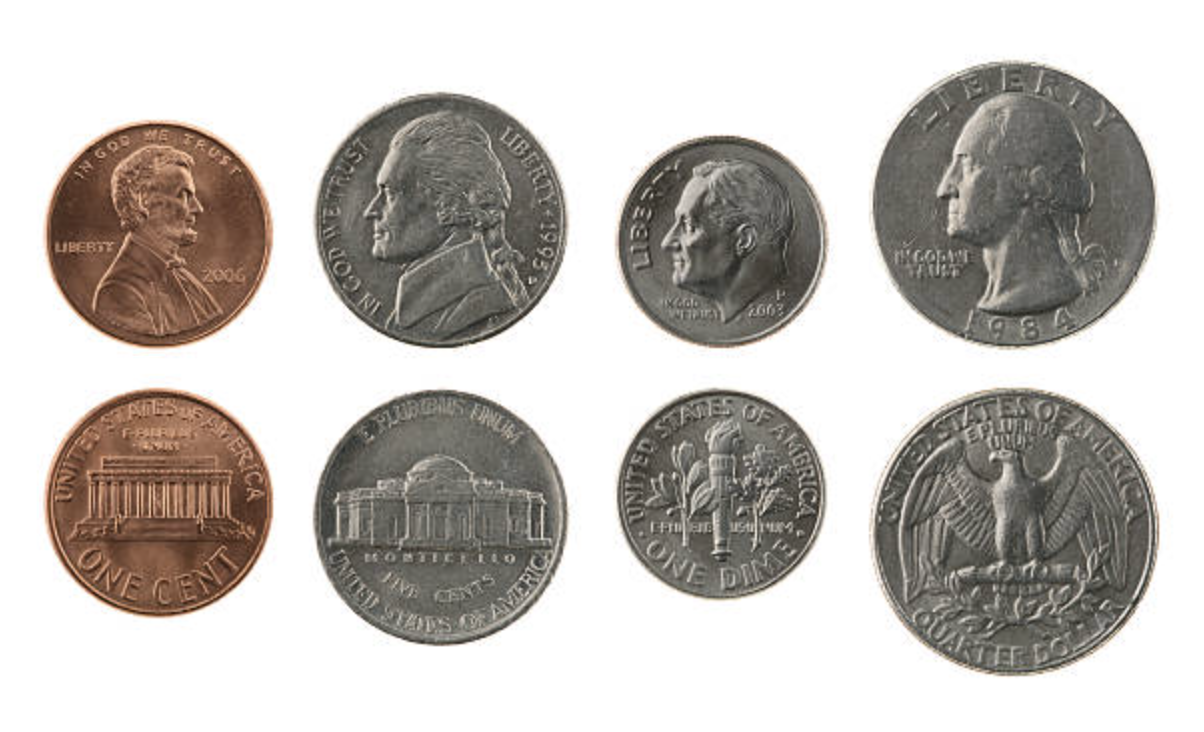
#> input picture Data/Coins2.png, 1204 x 732 px
$ jupyter execute --allow-errors 21_MST_example.ipynb
#> lines starting #> are read from the running program, lines starting #| are printed output that depends on the picture
[cell 1]
import cv2
import numpy as np
from scipy.sparse import csr_matrix
from scipy.sparse.csgraph import minimum_spanning_tree
import os
import matplotlib.pyplot as plt

[cell 2]
# Example usage
im = cv2.imread(os.path.relpath('../../Data/Coins2.png'), cv2.IMREAD_COLOR)
#> im is the input picture: shape (732, 1204, 3); mean B, G, R 185.1, 189.5, 193.9
im = cv2.cvtColor(im,cv2.COLOR_BGR2RGB)

[cell 3]
def MST(im,threshold):

#> called with threshold = 2
    if(len(im.shape)==2):
        im=np.expand_dims(im,2)

    # Create graph
    rows = im.shape[0]
#> rows = 732
    cols = im.shape[1]
#> cols = 1204
    num_pixels = rows * cols
#> num_pixels = 881328

    horzedges=np.sqrt((im[:,:-1,0]-im[:,1:,0])**2+(im[:,:-1,1]-im[:,1:,1])**2+(im[:,:-1,2]-im[:,1:,2])**2)
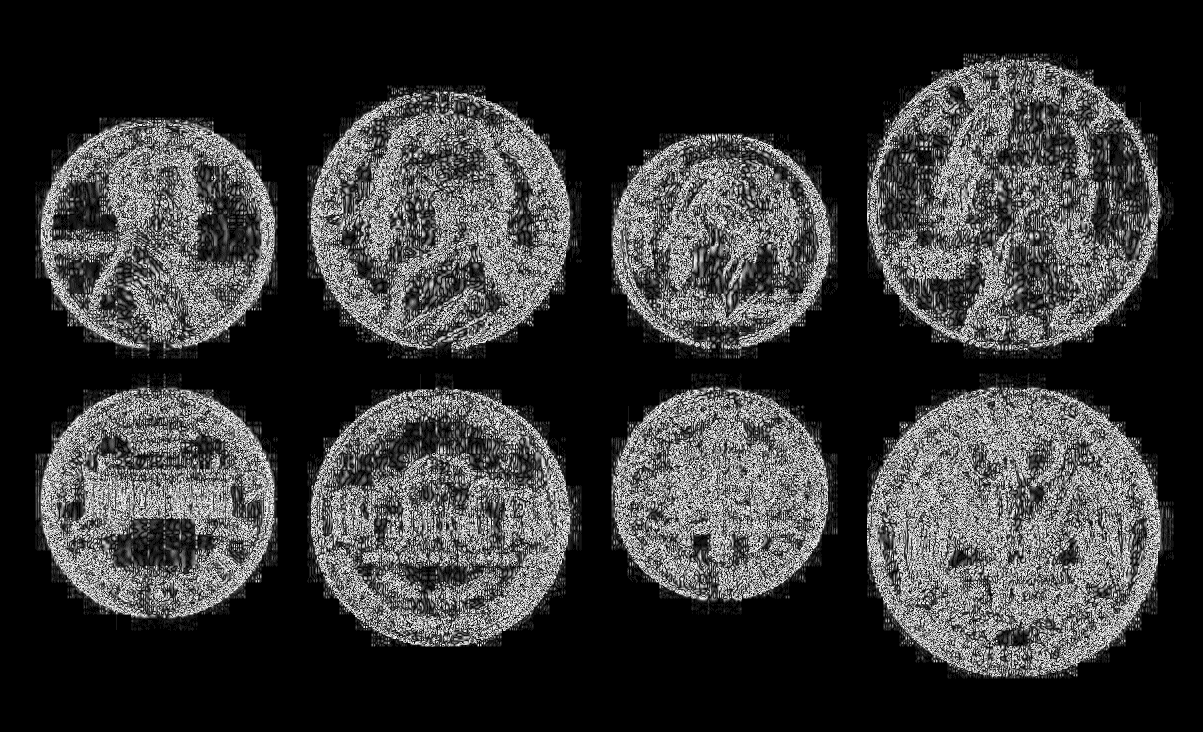
#> horzedges: shape (732, 1203) float16; min 0, max 15.94, mean 3.4; drawn with min black and max white
    vertedges=np.sqrt((im[:-1,:,0]-im[1:,:,0])**2+(im[:-1,:,1]-im[1:,:,1])**2+(im[:-1,:,2]-im[1:,:,2])**2)
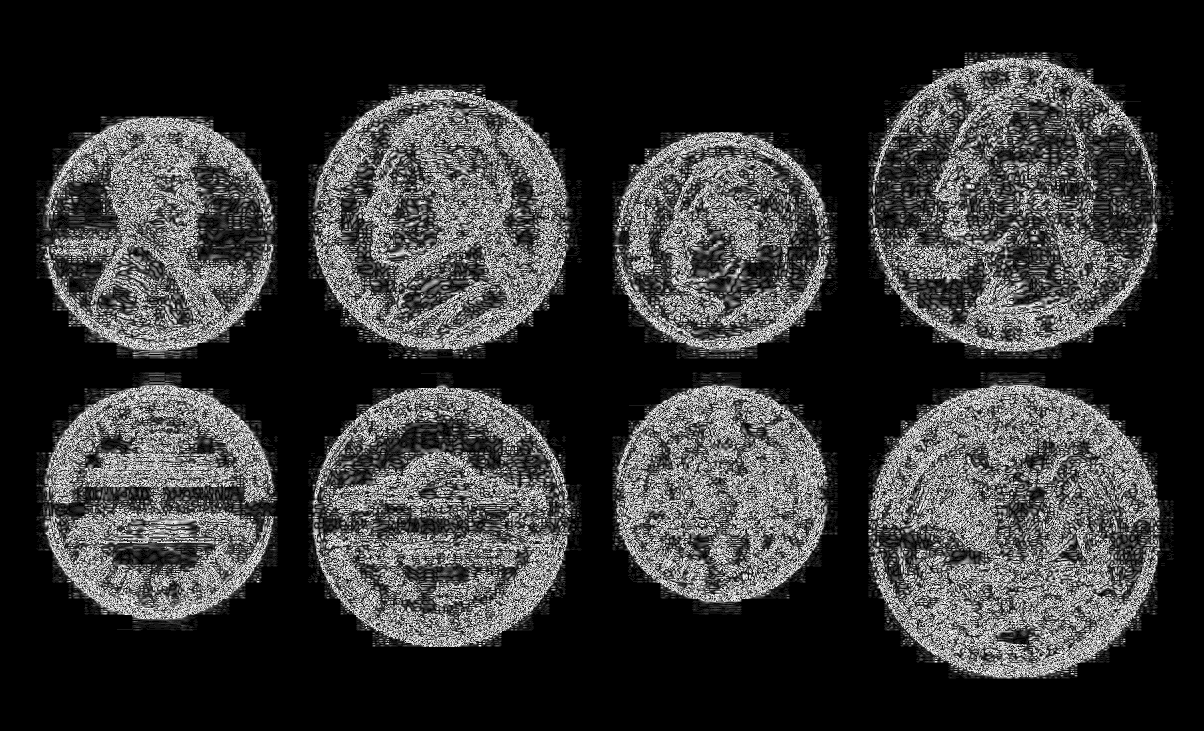
#> vertedges: shape (731, 1204) float16; min 0, max 15.94, mean 3.29; drawn with min black and max white

    position_idx = np.reshape(np.linspace(0,num_pixels-1,num_pixels),(rows,cols))

    data = np.concatenate((horzedges.reshape(-1),vertedges.reshape(-1)))
    startpos = np.concatenate((position_idx[:,:-1].reshape(-1),position_idx[:-1,:].reshape(-1)))
    endpos = np.concatenate((position_idx[:,1:].reshape(-1),position_idx[1:,:].reshape(-1)))

    graph = csr_matrix((data, (startpos, endpos)),shape=(num_pixels, num_pixels))

    # Compute MST
    mst = minimum_spanning_tree(graph)
    mst=mst.tocoo()  # This turns the sparse matrix into data, rows, columns

    # Segment image
    segments = np.zeros(num_pixels, dtype=np.uint8)

    #dMST = mst.data
    #rMST = mst.row
    #cMST = mst.col

    label = 0
    for i, j in zip(mst.row, mst.col):
        if mst.data[label] <= threshold:
            segments[j] = segments[i]
        else:
            segments[j] = segments[i] + 1
        label += 1

    return segments.reshape((rows,cols))
